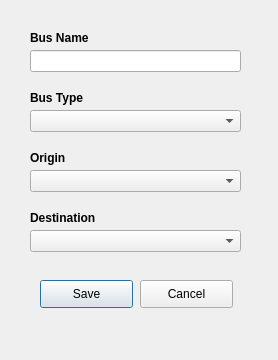
<?xml version="1.0" encoding="UTF-8"?>
<ui version="4.0">
 <class>AddBusDialog</class>
 <widget class="QDialog" name="AddBusDialog">
  <property name="geometry">
   <rect>
    <x>0</x>
    <y>0</y>
    <width>278</width>
    <height>360</height>
   </rect>
  </property>
  <property name="windowTitle">
   <string>Add Bus</string>
  </property>
  <widget class="QLabel" name="label">
   <property name="geometry">
    <rect>
     <x>30</x>
     <y>30</y>
     <width>81</width>
     <height>16</height>
    </rect>
   </property>
   <property name="font">
    <font>
     <family>Segoe UI</family>
     <weight>75</weight>
     <bold>true</bold>
    </font>
   </property>
   <property name="text">
    <string>Bus Name</string>
   </property>
  </widget>
  <widget class="QLabel" name="label_2">
   <property name="geometry">
    <rect>
     <x>30</x>
     <y>90</y>
     <width>71</width>
     <height>16</height>
    </rect>
   </property>
   <property name="font">
    <font>
     <family>Segoe UI</family>
     <weight>75</weight>
     <bold>true</bold>
    </font>
   </property>
   <property name="text">
    <string>Bus Type</string>
   </property>
  </widget>
  <widget class="QLabel" name="label_3">
   <property name="geometry">
    <rect>
     <x>30</x>
     <y>150</y>
     <width>55</width>
     <height>16</height>
    </rect>
   </property>
   <property name="font">
    <font>
     <family>Segoe UI</family>
     <weight>75</weight>
     <bold>true</bold>
    </font>
   </property>
   <property name="text">
    <string>Origin</string>
   </property>
  </widget>
  <widget class="QLabel" name="label_4">
   <property name="geometry">
    <rect>
     <x>30</x>
     <y>210</y>
     <width>71</width>
     <height>16</height>
    </rect>
   </property>
   <property name="font">
    <font>
     <family>Segoe UI</family>
     <weight>75</weight>
     <bold>true</bold>
    </font>
   </property>
   <property name="text">
    <string>Destination</string>
   </property>
  </widget>
  <widget class="QLineEdit" name="lineEdit">
   <property name="geometry">
    <rect>
     <x>30</x>
     <y>50</y>
     <width>211</width>
     <height>22</height>
    </rect>
   </property>
  </widget>
  <widget class="QComboBox" name="comboBox">
   <property name="geometry">
    <rect>
     <x>30</x>
     <y>110</y>
     <width>211</width>
     <height>22</height>
    </rect>
   </property>
  </widget>
  <widget class="QComboBox" name="comboBox_2">
   <property name="geometry">
    <rect>
     <x>30</x>
     <y>170</y>
     <width>211</width>
     <height>22</height>
    </rect>
   </property>
  </widget>
  <widget class="QComboBox" name="comboBox_3">
   <property name="geometry">
    <rect>
     <x>30</x>
     <y>230</y>
     <width>211</width>
     <height>22</height>
    </rect>
   </property>
  </widget>
  <widget class="QPushButton" name="pushButton">
   <property name="geometry">
    <rect>
     <x>40</x>
     <y>280</y>
     <width>93</width>
     <height>28</height>
    </rect>
   </property>
   <property name="text">
    <string>Save</string>
   </property>
  </widget>
  <widget class="QPushButton" name="pushButton_2">
   <property name="geometry">
    <rect>
     <x>140</x>
     <y>280</y>
     <width>93</width>
     <height>28</height>
    </rect>
   </property>
   <property name="text">
    <string>Cancel</string>
   </property>
  </widget>
 </widget>
 <resources/>
 <connections/>
</ui>
